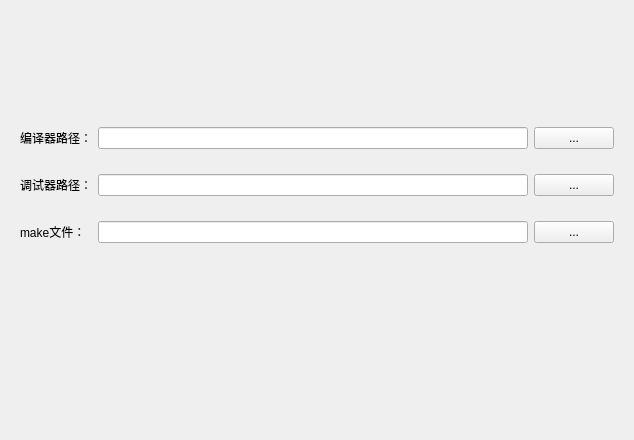
<?xml version="1.0" encoding="UTF-8"?>
<ui version="4.0">
 <class>GeneratePageWidget</class>
 <widget class="QWidget" name="GeneratePageWidget">
  <property name="geometry">
   <rect>
    <x>0</x>
    <y>0</y>
    <width>634</width>
    <height>440</height>
   </rect>
  </property>
  <property name="windowTitle">
   <string>Form</string>
  </property>
  <layout class="QVBoxLayout" name="verticalLayout">
   <item>
    <spacer name="verticalSpacer_2">
     <property name="orientation">
      <enum>Qt::Vertical</enum>
     </property>
     <property name="sizeType">
      <enum>QSizePolicy::Fixed</enum>
     </property>
     <property name="sizeHint" stdset="0">
      <size>
       <width>20</width>
       <height>88</height>
      </size>
     </property>
    </spacer>
   </item>
   <item>
    <widget class="QWidget" name="widget" native="true">
     <layout class="QGridLayout" name="gridLayout">
      <item row="0" column="0">
       <widget class="QLabel" name="label">
        <property name="text">
         <string>编译器路径：</string>
        </property>
       </widget>
      </item>
      <item row="0" column="1">
       <widget class="QLineEdit" name="lineEdit"/>
      </item>
      <item row="0" column="2">
       <widget class="QPushButton" name="pushButton">
        <property name="text">
         <string>...</string>
        </property>
       </widget>
      </item>
      <item row="1" column="0">
       <widget class="QLabel" name="label_2">
        <property name="text">
         <string>调试器路径：</string>
        </property>
       </widget>
      </item>
      <item row="1" column="1">
       <widget class="QLineEdit" name="lineEdit_2"/>
      </item>
      <item row="1" column="2">
       <widget class="QPushButton" name="pushButton_2">
        <property name="text">
         <string>...</string>
        </property>
       </widget>
      </item>
      <item row="2" column="0">
       <widget class="QLabel" name="label_3">
        <property name="text">
         <string>make文件：</string>
        </property>
       </widget>
      </item>
      <item row="2" column="1">
       <widget class="QLineEdit" name="lineEdit_3"/>
      </item>
      <item row="2" column="2">
       <widget class="QPushButton" name="pushButton_3">
        <property name="text">
         <string>...</string>
        </property>
       </widget>
      </item>
     </layout>
    </widget>
   </item>
   <item>
    <spacer name="verticalSpacer">
     <property name="orientation">
      <enum>Qt::Vertical</enum>
     </property>
     <property name="sizeType">
      <enum>QSizePolicy::Fixed</enum>
     </property>
     <property name="sizeHint" stdset="0">
      <size>
       <width>20</width>
       <height>158</height>
      </size>
     </property>
    </spacer>
   </item>
  </layout>
 </widget>
 <resources/>
 <connections/>
</ui>
